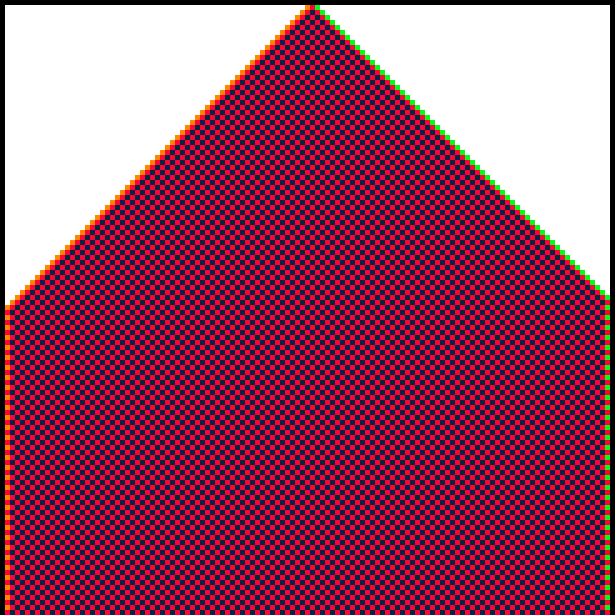
Frame 1 (no input)
Frame 60 (no input): identical to frame 1, image omitted
Frame 120 (the mouse pressed at the canvas centre since frame 60): identical to frame 1, image omitted

The p5.js sketch that drew this single still picture (run headless with seeded random() and noise() and a simulated clock; from frame 60 on, the mouse is pressed at the canvas centre):

// p5.js sketch
// ── sketch.js
let arr;
let cellWidth =5;
let rule = 178;
let y = 0;
let genCol;
let slider;
let isSliderCreated = false;


function setup(){
  // createCanvas(window.innerWidth,window.innerHeight);
  createCanvas(615,615);
  background(255);
  let n = floor(width/cellWidth);
  arr = new Array(n).fill(0);

  if(!isSliderCreated){
    slider = createSlider(0,255);
    slider.elt.addEventListener('change', ()=>{
      resetPattern(slider.value())
    }); 
  }

  isSliderCreated = true;
  
  genCol = Array(n).fill(0).map(x => Array(3).fill(0))
  arr[parseInt(n/2)+1] = 1;
  // console.table(arr);
  // console.log(genCol)
  drawAtOnce()
}

function draw(){
  // if(y < height) {
  //   drawGeneration();
  // }
}

function drawAtOnce(){
  while(y < height) {
    drawGeneration();
  }
}

function drawGeneration(){
  for(let i = 0; i<arr.length; i++){
    // fill(255 - arr[i]*255, random()*255, random()*255);
    // fill(255 - arr[i]*255);
    // console.log(genCol);
    fill(genCol[i][0], genCol[i][1], genCol[i][2]);  
    noStroke();
    rect(i*cellWidth, y, cellWidth);
  }
  y+= cellWidth;
  arr = nextGeneration();
}


function nextGeneration(){
  let nextGen = [];

  nextGen[0] = arr[0];
  nextGen[arr.length-1] = arr[arr.length-1];
  for(let i = 1; i<arr.length-1; i++){
    let left, right;

    // if(i == 0) left = arr[arr.length-1];
    // else left = arr[i-1];
    left = arr[i-1]

    let middle = arr[i];

    // if(i == arr.length-1) right = arr[0];
    // else right = arr[i+1]
    right = arr[i+1]

    nextState = calculateState(left, middle, right);
    nextGen[i] = nextState[0];
    genCol[i] = nextState[1];
  }
  // console.log(genCol)
  return nextGen;
}

function nextGeneration2(){
  let nextGen = [];

  nextGen[0] = arr[0];
  nextGen[arr.length-1] = arr[arr.length-1];
  for(let i = 0; i<arr.length; i++){
    let left, right;

    if(i == 0) left = arr[arr.length-1];
    else left = arr[i-1];
    // left = arr[i-1]

    let middle = arr[i];

    if(i == arr.length-1) right = arr[0];
    else right = arr[i+1]
    // right = arr[i+1]

    nextState = calculateState(left, middle, right);
    nextGen[i] = nextState[0];
    genCol[i] = nextState[1];
    
  }
  return nextGen;
}

function calculateState(a, b, c){
  let str = ("00000000"+rule.toString(2)).slice(-8);
  let stateString = ""+a+b+c;
  let stateNumber = 7-parseInt(stateString, 2);
  let currentState = Number(str.charAt(stateNumber));
  let colours = [[2, 2, 2], [195, 0, 255], [0, 38, 65], [0, 255, 21], [179, 255, 0], [255, 0, 55], [255, 136, 0], [255, 255, 255]];
  return [currentState, colours[stateNumber]];
}

function resetPattern(k){
  rule = k;
  y = 0;
  background(255);
  setup();
}
